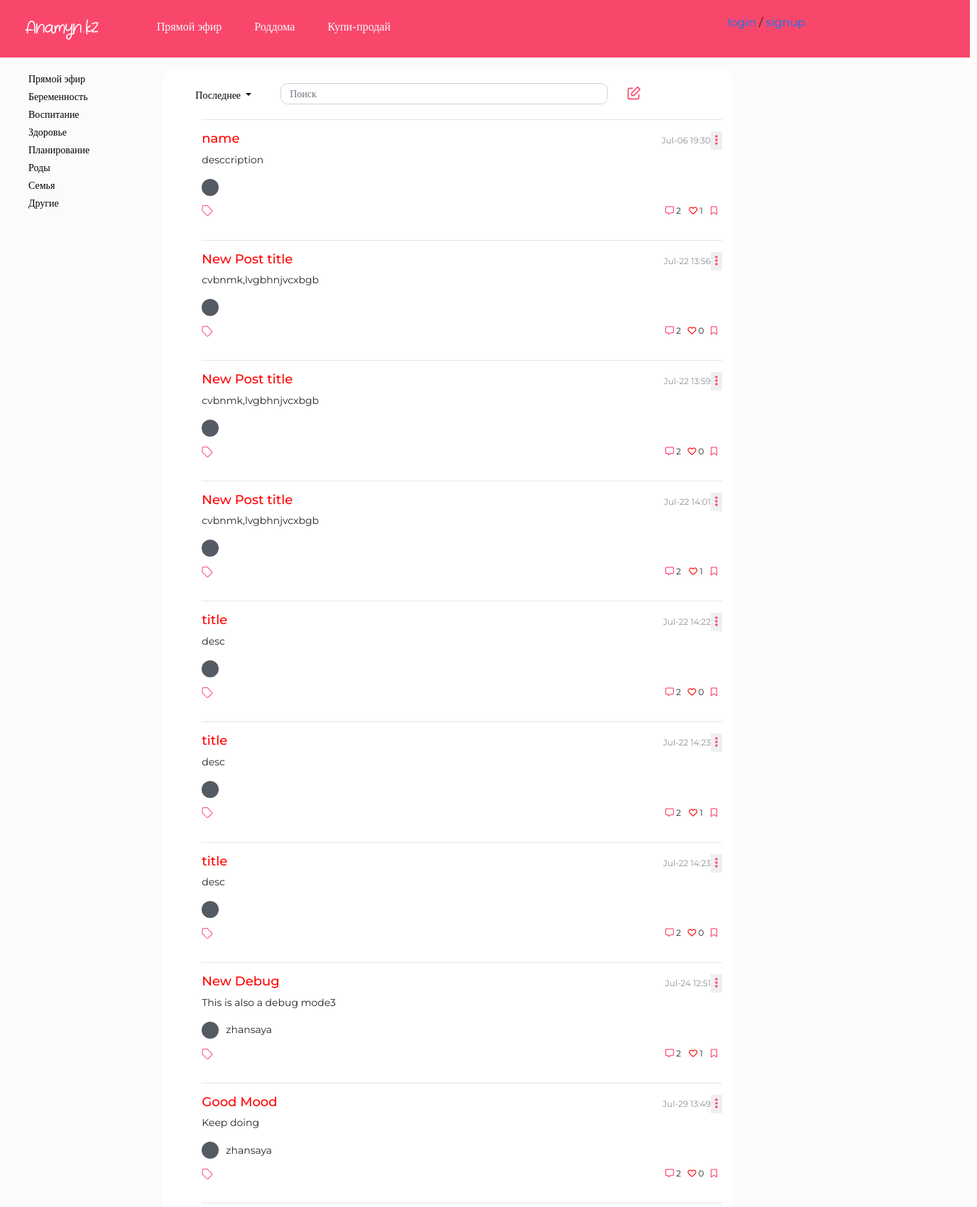
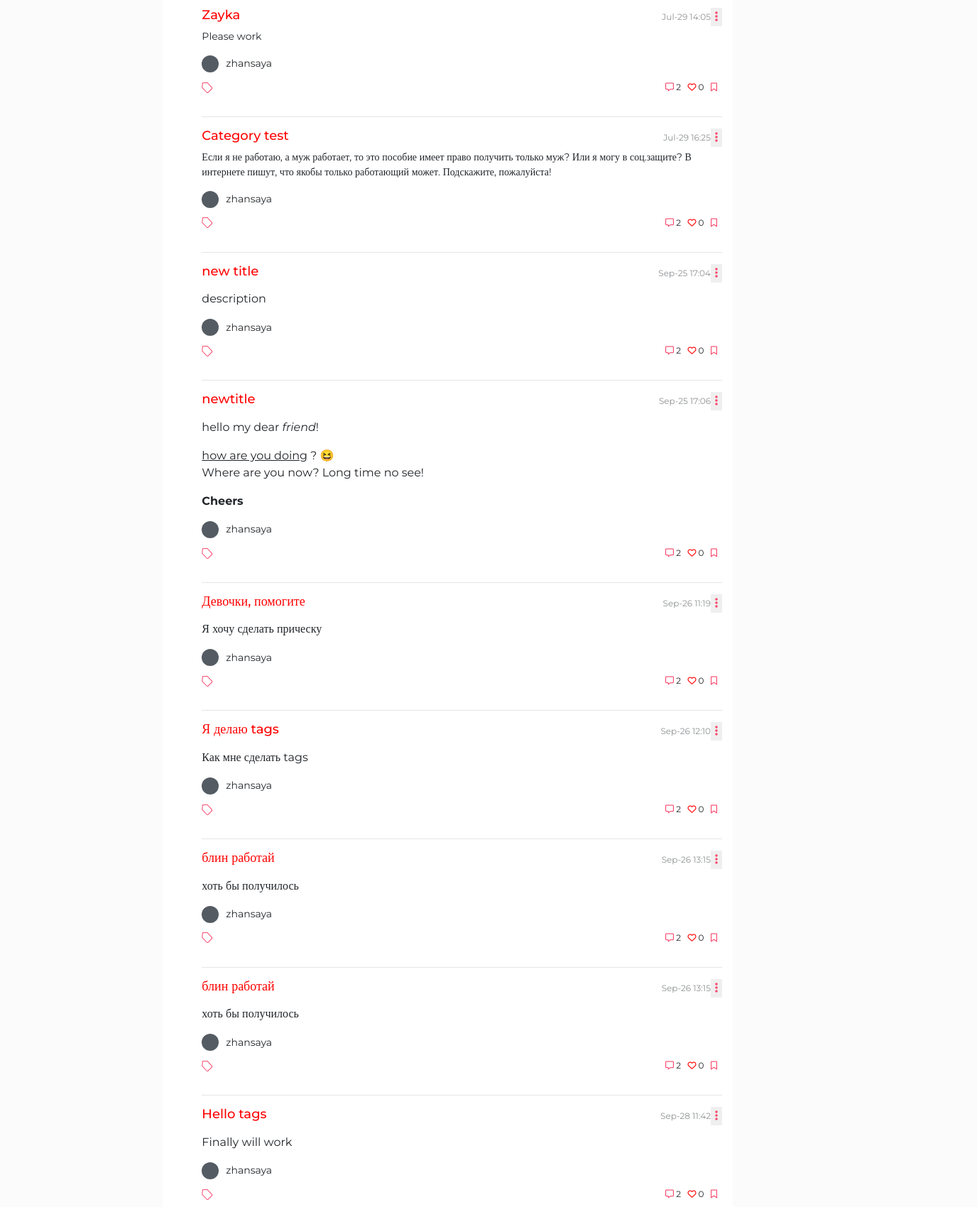
Page /post/posts (upper part) on the committed database (2 pictures, top to bottom).
### apps/post/models.py (models this page shows, shortened)
class Category(models.Model):
    name = models.CharField(max_length=200, unique=True)
    slug = models.SlugField()

class Post(models.Model):
    user = models.ForeignKey(User, on_delete=models.CASCADE, blank=True, null=True)
    title = models.CharField(max_length=200)
    description = models.TextField()
    category = models.ManyToManyField('Category', blank=True, null=True)
    created_date = models.DateTimeField(auto_now_add=True)
    deleted_date = models.DateTimeField(null=True, blank=True)
    like_count = models.IntegerField(default=0)
    published_date = models.DateTimeField(blank=True, null=True)
    is_anonymous = models.BooleanField(blank=True, null=True, default=False)
    likes = models.ManyToManyField(User, related_name='liked_posts')

### apps/post/views.py (the view)
# urls.py: path("posts", PostListView.as_view(), name='post-list'),
class PostListView(ListView):
    model = Post
    template_name = 'post/post_list.html'
    def get_queryset(self):
        qs = super().get_queryset()
        category = self.request.GET.get('category', None)
        if category is not None and category != 'livestream':
            category = Category.objects.filter(slug=category)
            if category.exists():
                qs = qs.filter(category=category[0])
        return qs
    def get_context_data(self, **kwargs):
        context = super().get_context_data(**kwargs)
        context['categories_list'] = Category.objects.all()
        context['form'] = PostForm(self.request.GET)
        return context

### apps/post/forms.py (shortened to what this page needs)
class PostForm(forms.ModelForm):
    tags = forms.CharField()
    category = forms.CharField()
    def __init__(self, *args, **kwargs):
        if kwargs.get('instance'):
            initial = kwargs.setdefault('initial', {})
            tags = [t.name for t in
                                  kwargs['instance'].tag_set.all()]
            initial['tags'] = ", ".join(e for e in tags)
            print(initial['tags'])
        forms.ModelForm.__init__(self, *args, **kwargs)
    class Meta:
        model = Post
        fields = ('title', 'description', 'tags', 'is_anonymous')
        widgets = {
            'tags': forms.TextInput,
            'is_anonymous': forms.CheckboxInput,
        }

### apps/post/models.py (called while the page is built)
    def __str__(self):
        return self.slug

### apps/post/templates/post/post_list.html (shortened to what this page needs)
{% extends 'main/main.html' %}
{% load static %}
{% block middle %}
    <link rel="stylesheet" type="text/css" href="{% static 'post/style.css' %}">
    <link rel="stylesheet" type="text/css" href="{% static 'post/tinymce.css' %}">
    <div class="search-menu">
        <div class="dropdown">
            <button class="btn btn-secondary dropdown-toggle filter-btn" type="button" id="dropdownMenuButton"
                    data-toggle="dropdown" aria-haspopup="true" aria-expanded="false">
                Последнее
            </button>
        </div>
        <div>
            <input type="text" class="form-control empty input-group-search" id="iconified" placeholder="Поиск"/>
        </div>
        <div class="add-post-btn">
            <button class="btn btn-default add-post-img" data-toggle="modal" data-target="#addPost"
                    data-whatever="@mdo">
                <img src="/media/edit.svg" width="20"/>
            </button>
        </div>
    </div>
    <ul style="list-style: none;">
        {% for post in object_list %}
            <li>
                <hr>
                <div class="post-created-date-div">
                    <p class="post-created-date">{{ post.created_date|date:"M-d H:i" }}</p>
                    <div class="btn-group" role="group">
                        <button class="post-created-date-btn " id="btnGroupDrop1" data-toggle="dropdown"
                                aria-haspopup="true" aria-expanded="false"><i
                                class="fas fa-ellipsis-v post-create-date-more-i" aria-hidden="true"></i></button>
                    </div>
                </div>
                <h3 class="post-title"><a href="{% url 'post:detail' post.id %}">{{ post.title }}</a></h3>
                <p class="post-description">{{ post.description|safe }}</p>
                {% if not post.is_anonymous %}
                    <div class="post-create-user-properties">
                        <div style="width: 24px; height: 24px; background-color: #545b62; border-radius: 50%"></div>
                        <p class="post-create-user">{{ post.user.username }}</p>
                    </div>
                {% endif %}
                <div class="tags-properties">
                    <div>
                        <img src="/media/tag.svg" alt="" style="width: 16px; height: 16px;">
                    </div>
                    <div class="post-comment-like-bookmark-div">
                        <p>
                            <a href="{% url 'post:detail' post.id %}">
                                <i class="far fa-comment-alt comment-icon"></i></a>
                            <span>2</span>
                        </p>
                        <p class="post-like-p">
                            <a class="post-like" href="{% url 'post:post-like' post.id %}"><i class="far fa-heart"></i></a>
                            <span>{{ post.like_count }}</span>
                        </p>
                        <p class="bookmark-p">
                            <a>
                                <i class="far fa-bookmark bookmark-icon"></i>
                            </a>
                        </p>
                    </div>
                </div>
            </li>
        {% empty %}
            <li>No posts yet.</li>
        {% endfor %}
    </ul>
{% endblock %}
{% block left %}
    <ul>
        {% for category in categories_list %}
            <li class="category-item">
                <a class="category-a" href="?category={{ category.slug }}">{{ category.name }}</a>
            </li>
        {% endfor %}
    </ul>
{% endblock %}

### apps/main/templates/main/main.html (shortened to what this page needs)
{% extends 'main/base.html' %}
{% block blocks %}
<div class="container-fluid">
        <div class="row">
            <div class="col-2 categories">
                {% block left %}
                {% endblock %}
            </div>
            <div class="col-7 main-menu">
                {% block middle %}
                {% endblock %}
            </div>
            <div class="col-3">
            </div>
        </div>
    </div>
{% endblock %}

### apps/main/templates/main/base.html (shortened to what this page needs)
{% load static %}
<!DOCTYPE html>
<html lang="en">
<head>
    <link rel="stylesheet" href="https://stackpath.bootstrapcdn.com/bootstrap/4.3.1/css/bootstrap.min.css"
>
    <link href="//maxcdn.bootstrapcdn.com/font-awesome/4.7.0/css/font-awesome.min.css" rel="stylesheet">
    <link rel="stylesheet" type="text/css" href="{% static 'main/style.css' %}">
</head>
<body>
<header>
    <nav class="navbar navbar-expand-lg navbar-light header navbar-settings">
        <div class="container-fluid navbar-container">
            <div class="row w-100">
                <div class="col-2 icon-navbar">
                    <a class="navbar-brand" href="{% url 'post:post-list' %}">
                        <img src="/media/logo.svg" alt="">
                    </a>
                </div>
                <div class="col-7 main-navbar">
                    <div class="collapse navbar-collapse" id="navbarNav">
                        <ul class="navbar-nav">
                            <li class="nav-item item-nav menu-item">
                                <a class="nav-link text-light" href="#">Прямой эфир </a>
                            </li>
                            <li class="nav-item item-nav menu-item">
                                <a class="nav-link text-light" href="#">Роддома</a>
                            </li>
                            <li class="nav-item item-nav menu-item">
                                <a class="nav-link text-light" href="#">Купи-продай</a>
                            </li>
                        </ul>
                    </div>
                </div>
                <div class="col-3">
                    {% if user.is_authenticated %}
                        <a href="{% url 'user:profile' %}">{{ user.username }}</a>
                        <a href="{% url 'account:logout' %}">logout</a>
                    {% else %}
                        <a href="{% url 'account:login' %}">login</a> / <a href="{% url 'account:signup' %}">signup</a>
                    {% endif %}
                </div>
            </div>
        </div>
    </nav>
</header>
<main>
    {% block blocks %}
    {% endblock %}
</main>
</body>
</html>

### apps/main/static/main/style.css (style rules this page uses)
li a { color: red; }
body { background-color: #FCFBFB; font-family: Montserrat; }
.categories { margin-top: 18px; padding-left: 0px; }
.main-menu { background-color: white; border-radius: 15px; margin-top: 18px; padding-top: 18px; }
.item-nav { font-family: Montserrat; font-style: normal; font-weight: 500; font-size: 16px; line-height: 20px; }
.header { width: 1366px; height: 81px; }
.menu-item { margin-right: 30px; }
.navbar-settings { background-color: #F9476C; padding: 0px; }
.navbar-container { padding: 0px; }
.main-navbar { padding-left: 0px; }
.icon-navbar { padding-left: 50px; }

### apps/post/static/post/style.css (style rules this page uses)
.category-item { align-items: center; font-family: Montserrat; font-size: 14px; line-height: 25px; display: flex; align-items: center; }
.category-a { color: black; }
.search-menu { display: flex; }
.input-group-search { width: 461px; height: 30px; margin-left: 28px; border-radius: 10px; }
input.empty { font-size: 14px; }
.add-post-btn { margin-left: 26px; }
.add-post-img { padding: 0px; }
.filter-btn { font-weight: lighter; margin-left: 18px; color: black; background-color: white; border-color: white; font-size: 14px; }
.post-created-date { opacity: 0.5; font-size: 12px; margin: 0; }
.post-created-date-div { float: right; display: flex; align-items: center; }
.post-created-date-btn { border: none; }
.post-create-date-more-i { color: #F9476C; }
.post-title { font-size: 18px; }
.post-description { font-size: 14px; }
.post-create-user-properties { display: flex; align-items: center; margin: 12px 0; }
.post-create-user { margin: 0; margin-left: 10px; font-size: 14px; }
.tags-properties { margin: 12px 0; font-size: 12px; display: flex; justify-content: space-between; }
.post-comment-like-bookmark-div { min-width: 80px; margin-left: 10px; display: flex; justify-content: space-between; padding-right: 7px; }
.post-like-p { margin-left: 10px; margin: 0; }
.comment-icon { color: #F9476C; }
.bookmark-icon { color: #F9476C; }

### rows in the picture
Category: name "Прямой эфир"
Category: name "Беременность"
Category: name "Воспитание"
Category: name "Здоровье"
Category: name "Планирование"
Category: name "Роды"
Category: name "Семья"
Category: name "Другие"
Post: created_date "Jul-06 19:30", title "name", description "desccription", like_count "1"
Post: created_date "Jul-22 13:56", title "New Post title", description "cvbnmk,lvgbhnjvcxbgb", like_count "0"
Post: created_date "Jul-22 13:59", title "New Post title", description "cvbnmk,lvgbhnjvcxbgb", like_count "0"
Post: created_date "Jul-22 14:01", title "New Post title", description "cvbnmk,lvgbhnjvcxbgb", like_count "1"
Post: created_date "Jul-22 14:22", title "title", description "desc", like_count "0"
Post: created_date "Jul-22 14:23", title "title", description "desc", like_count "1"
Post: created_date "Jul-22 14:23", title "title", description "desc", like_count "0"
Post: created_date "Jul-24 12:51", title "New Debug", description "This is also a debug mode3", user.username "zhansaya", like_count "1"
Post: created_date "Jul-29 13:49", title "Good Mood", description "Keep doing", user.username "zhansaya", like_count "0"
Post: created_date "Jul-29 14:05", title "Zayka", description "Please work", user.username "zhansaya", like_count "0"
Post: created_date "Jul-29 16:25", title "Category test", description "Если я не работаю, а муж работает, то это пособие имеет право получить только муж? Или я могу в соц.защите? В интернете пишут, что якобы только работающий может. Подскажите, пожалуйста!", user.username "zhansaya", like_count "0"
Post: created_date "Sep-25 17:04", title "new title", description "description", user.username "zhansaya", like_count "0"
Post: created_date "Sep-25 17:06", title "newtitle", description "hello my dear friend ! how are you doing ? 😆 Where are you now? Long time no see! Cheers", user.username "zhansaya", like_count "0"
Post: created_date "Sep-26 11:19", title "Девочки, помогите", description "Я хочу сделать прическу", user.username "zhansaya", like_count "0"
Post: created_date "Sep-26 12:10", title "Я делаю tags", description "Как мне сделать tags", user.username "zhansaya", like_count "0"
Post: created_date "Sep-26 13:15", title "блин работай", description "хоть бы получилось", user.username "zhansaya", like_count "0"
Post: created_date "Sep-26 13:15", title "блин работай", description "хоть бы получилось", user.username "zhansaya", like_count "0"
Post: created_date "Sep-28 11:42", title "Hello tags", description "Finally will work", user.username "zhansaya", like_count "0"
